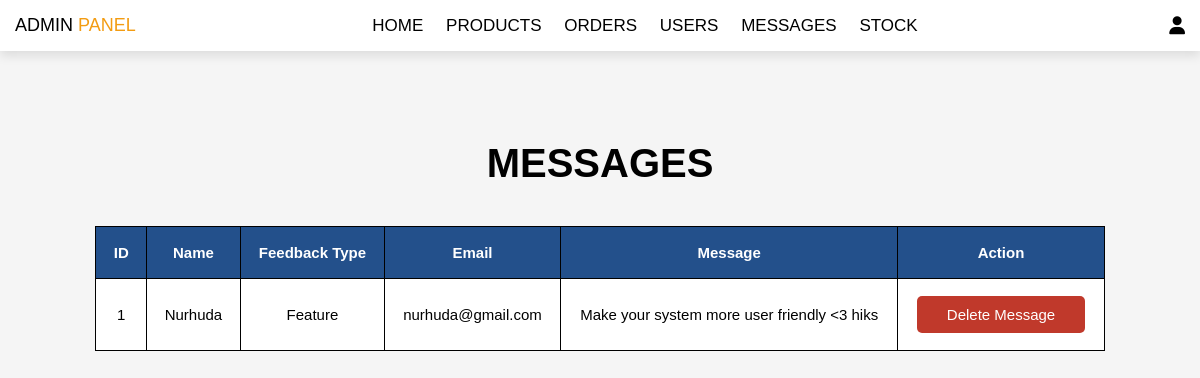
The page /adminFeedback.php (signed in) on the database its author committed.
### tables this page shows
CREATE TABLE `feedback` (
  `id` int(11) NOT NULL,
  `touristID` int(11) DEFAULT NULL,
  `name` varchar(255) NOT NULL,
  `email` varchar(255) NOT NULL,
  `feedback_type` varchar(50) NOT NULL,
  `feedback` text NOT NULL,
  `created_at` timestamp NOT NULL DEFAULT current_timestamp()
);

### adminFeedback.php (the view, shortened to what this page needs)
<?php
include 'config.php';
?>
<!DOCTYPE html>
<html lang="en">
<head>
   <link rel="stylesheet" href="https://cdnjs.cloudflare.com/ajax/libs/font-awesome/6.5.1/css/all.min.css">
   <link rel="stylesheet" href="css/admin.css">
</head>
<body>
<?php include 'adminHeader.php'; ?>
<section class="messages">
   <h1 class="title">Messages</h1>
   <div class="table-container">
      <table>
         <thead>
            <tr>
               <th>ID</th>
               <th>Name</th>
               <th>Feedback Type</th>
               <th>Email</th>
               <th>Message</th>
               <th>Action</th>
            </tr>
         </thead>
         <tbody>
            <?php
               $select_message = mysqli_query($conn, "SELECT * FROM `feedback`") or die('query failed');
               if(mysqli_num_rows($select_message) > 0){
                  while($fetch_message = mysqli_fetch_assoc($select_message)){
            ?>
            <tr>
               <td><?php echo $fetch_message['id']; ?></td>
               <td><?php echo $fetch_message['name']; ?></td>
               <td><?php echo $fetch_message['feedback_type']; ?></td>
               <td><?php echo $fetch_message['email']; ?></td>
               <td><?php echo $fetch_message['feedback']; ?></td>
               <td>
                  <a href="adminFeedback.php?delete=<?php echo $fetch_message['id']; ?>" onclick="return confirm('Delete this message?');" class="delete-btn">Delete Message</a>
               </td>
            </tr>
            <?php
                  };
               }else{
                  echo '<tr><td colspan="6" class="empty">You have no messages!</td></tr>';
               }
            ?>
         </tbody>
      </table>
   </div>
</section>
</body>
</html>

### css/admin.css (style rules this page uses)
:root { --blue:#23508b; --red:#c0392b; --orange:#f39c12; --black:#000; --white:#fff; --light-color:#666; --light-white:#ccc; --light-bg:#f5f5f5; --border:.1rem solid var(--black); --box-shadow:0 .5rem 1rem rgba(0,0,0,.1); }
* { font-family: 'Rubik', sans-serif; margin:0; padding:0; box-sizing: border-box; outline: none; border:none; text-decoration: none; transition:all .2s linear; }
html { font-size: 62.5%; overflow-x: hidden; }
body { background-color: var(--light-bg); }
section { padding: 3rem 2rem; }
.title { text-align: center; margin-top: 6rem; margin-bottom: 4rem; text-transform: uppercase; color:var(--black); font-size: 4rem; }
.btn, .option-btn, .delete-btn, .white-btn { display: inline-block; margin-top: 1rem; padding:1rem 3rem; cursor: pointer; color:var(--white); font-size: 1.5rem; border-radius: .5rem; text-transform: capitalize; }
.delete-btn { background-color: var(--red); }
.messages .table-container { max-width: 1200px; margin: 0 auto; text-align: center; }
.messages table { width: 87%; border-collapse: collapse; margin: 0 auto; }
.messages table th, .messages table td { padding: 1.7rem; border: var(--border); background-color: var(--white); color: var(--black); font-size: 1.5rem; }
.messages table th { background-color: var(--blue); color: var(--white); }
.messages table .delete-btn { margin-top: 0; text-decoration: none; }

### rows shown on the page
feedback: id "1", name "Nurhuda", feedback_type "Feature", email "nurhuda@gmail.com", feedback "Make your system more user friendly <3 hiks"
